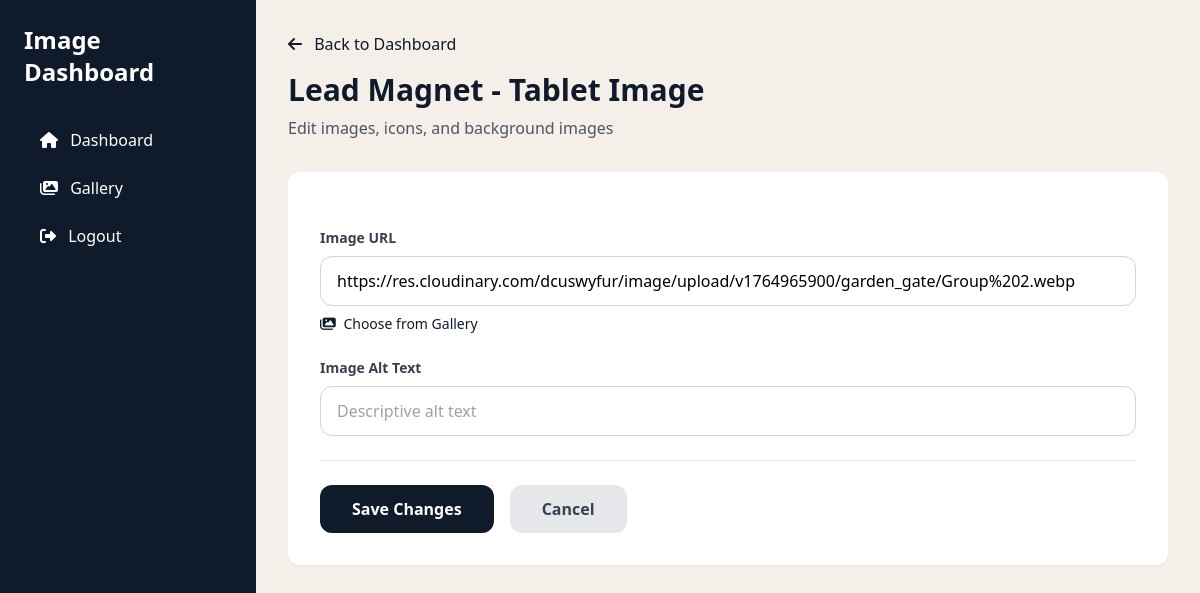
The page /dashboard/section/11/edit/ (signed in) on the database as committed earlier.
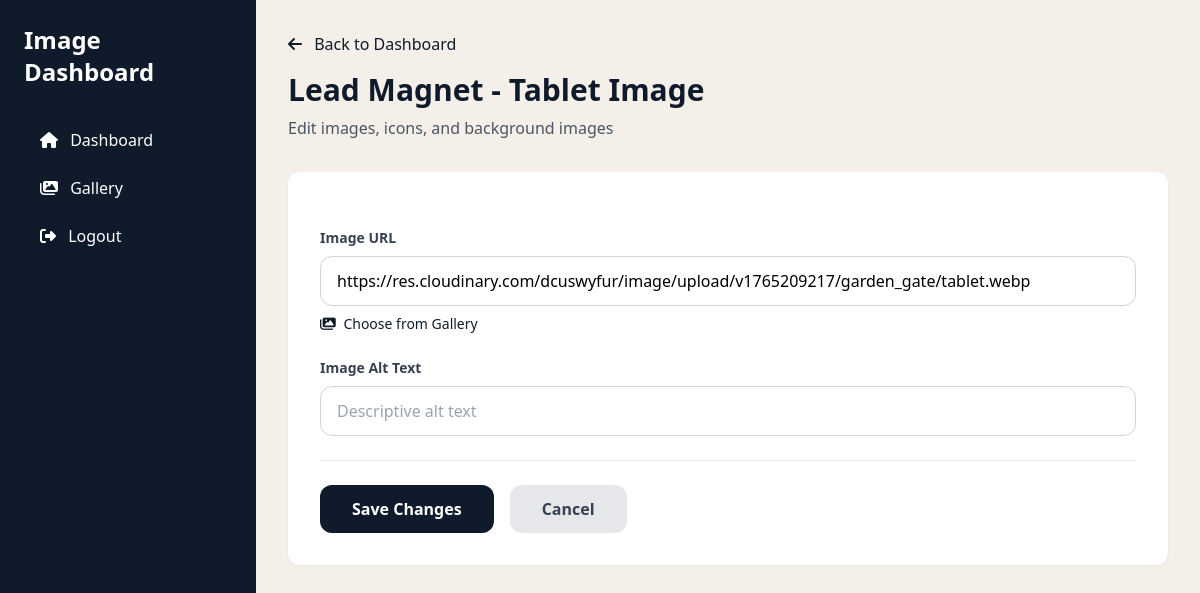
The same page on the database as committed later.
### myApp/models.py (models this page shows, shortened)
class SectionImage(models.Model):
    section_name = models.CharField(max_length=100, unique=True, help_text="Internal name for the section (e.g., 'hero_background', 'about_image')")
    display_name = models.CharField(max_length=200, help_text="Display name shown in dashboard")
    image_url = models.URLField(blank=True, null=True, help_text="Image URL")
    image_alt = models.CharField(max_length=200, blank=True, help_text="Alt text for the image")
    icon_url = models.URLField(blank=True, null=True, help_text="Icon URL (if applicable)")
    background_image_url = models.URLField(blank=True, null=True, help_text="Background image URL (if applicable)")
    updated_at = models.DateTimeField(auto_now=True)
    class Meta:
        ordering = ['display_name']
        verbose_name = "Section Image"
        verbose_name_plural = "Section Images"

### myApp/dashboard_views.py (the view, shortened to what this page needs)
# urls.py: path('section/<int:section_id>/edit/', dashboard_views.section_image_edit, name='section_edit'),
@login_required
def section_image_edit(request, section_id):
    section = get_object_or_404(SectionImage, id=section_id)
    return render(request, 'myApp/dashboard/section_edit.html', {
        'section': section
    })

### myApp/templates/myApp/dashboard/section_edit.html (shortened to what this page needs)
{% extends "myApp/dashboard/base.html" %}
{% load static %}
{% block content %}
<div class="mb-8">
    <a href="{% url 'dashboard:index' %}" class="text-navy hover:underline mb-4 inline-block">
        <i class="fas fa-arrow-left mr-2"></i> Back to Dashboard
    </a>
    <h2 class="text-3xl font-bold text-navy mb-2">{{ section.display_name }}</h2>
    <p class="text-gray-600">Edit images, icons, and background images</p>
</div>
<form method="post" class="bg-white rounded-xl shadow-sm p-8 space-y-6">
    {% if 'background' in section.section_name %}
        <div>
            <label class="block text-sm font-semibold text-gray-700 mb-2">Background Image URL</label>
            <input type="url" name="background_image_url" id="field_background_image_url" value="{{ section.background_image_url|default:'' }}"
                   placeholder="https://res.cloudinary.com/..."
                   class="w-full px-4 py-3 border border-gray-300 rounded-xl focus:border-navy focus:outline-none focus:ring-2 focus:ring-navy/20">
            <p class="text-sm text-gray-500 mt-2">
                <button type="button" onclick="openImagePickerModal('field_background_image_url')"
                        class="text-navy hover:underline">
                    <i class="fas fa-images mr-1"></i> Choose from Gallery
                </button>
            </p>
        </div>
    {% else %}
        <div>
            <label class="block text-sm font-semibold text-gray-700 mb-2">Image URL</label>
            <input type="url" name="image_url" id="field_image_url" value="{{ section.image_url|default:'' }}"
                   placeholder="https://res.cloudinary.com/..."
                   class="w-full px-4 py-3 border border-gray-300 rounded-xl focus:border-navy focus:outline-none focus:ring-2 focus:ring-navy/20">
            <p class="text-sm text-gray-500 mt-2">
                <button type="button" onclick="openImagePickerModal('field_image_url')"
                        class="text-navy hover:underline">
                    <i class="fas fa-images mr-1"></i> Choose from Gallery
                </button>
            </p>
        </div>
        <div>
            <label class="block text-sm font-semibold text-gray-700 mb-2">Image Alt Text</label>
            <input type="text" name="image_alt" value="{{ section.image_alt|default:'' }}"
                   placeholder="Descriptive alt text"
                   class="w-full px-4 py-3 border border-gray-300 rounded-xl focus:border-navy focus:outline-none focus:ring-2 focus:ring-navy/20">
        </div>
    {% endif %}
    <div class="flex gap-4 pt-6 border-t">
        <button type="submit" class="bg-navy text-white px-8 py-3 rounded-xl font-semibold hover:bg-navy/90 transition">
            Save Changes
        </button>
        <a href="{% url 'dashboard:index' %}" class="bg-gray-200 text-gray-700 px-8 py-3 rounded-xl font-semibold hover:bg-gray-300 transition">
            Cancel
        </a>
    </div>
</form>
{% endblock %}

### myApp/templates/myApp/dashboard/base.html (shortened to what this page needs)
<!DOCTYPE html>
<html lang="en">
<head>
    <script src="https://cdn.tailwindcss.com"></script>
    <link rel="stylesheet" href="https://cdnjs.cloudflare.com/ajax/libs/font-awesome/6.5.1/css/all.min.css">
</head>
<body class="bg-beige">
    <div class="flex h-screen">
        <aside class="w-64 bg-navy text-white p-6">
            <h1 class="text-2xl font-bold mb-8">Image Dashboard</h1>
            <nav class="space-y-2">
                <a href="{% url 'dashboard:index' %}" class="block px-4 py-2 rounded hover:bg-navy/80 {% if request.resolver_match.url_name == 'index' %}bg-navy/80{% endif %}">
                    <i class="fas fa-home mr-2"></i> Dashboard
                </a>
                <a href="{% url 'dashboard:gallery' %}" class="block px-4 py-2 rounded hover:bg-navy/80 {% if request.resolver_match.url_name == 'gallery' %}bg-navy/80{% endif %}">
                    <i class="fas fa-images mr-2"></i> Gallery
                </a>
                <a href="{% url 'dashboard:logout' %}" class="block px-4 py-2 rounded hover:bg-navy/80 mt-8">
                    <i class="fas fa-sign-out-alt mr-2"></i> Logout
                </a>
            </nav>
        </aside>
        <main class="flex-1 overflow-y-auto p-8">
            {% block content %}{% endblock %}
        </main>
    </div>
</body>
</html>

Rows that differ between the two databases and show on the page:
changed SectionImage "Lead Magnet - Tablet Image": image_url "https://res.cloudinary.com/dcuswyfur/image/upload/v1764965900/garden_gate/Group%202.webp" → "https://res.cloudinary.com/dcuswyfur/image/upload/v1765209217/garden_gate/tablet.webp"
